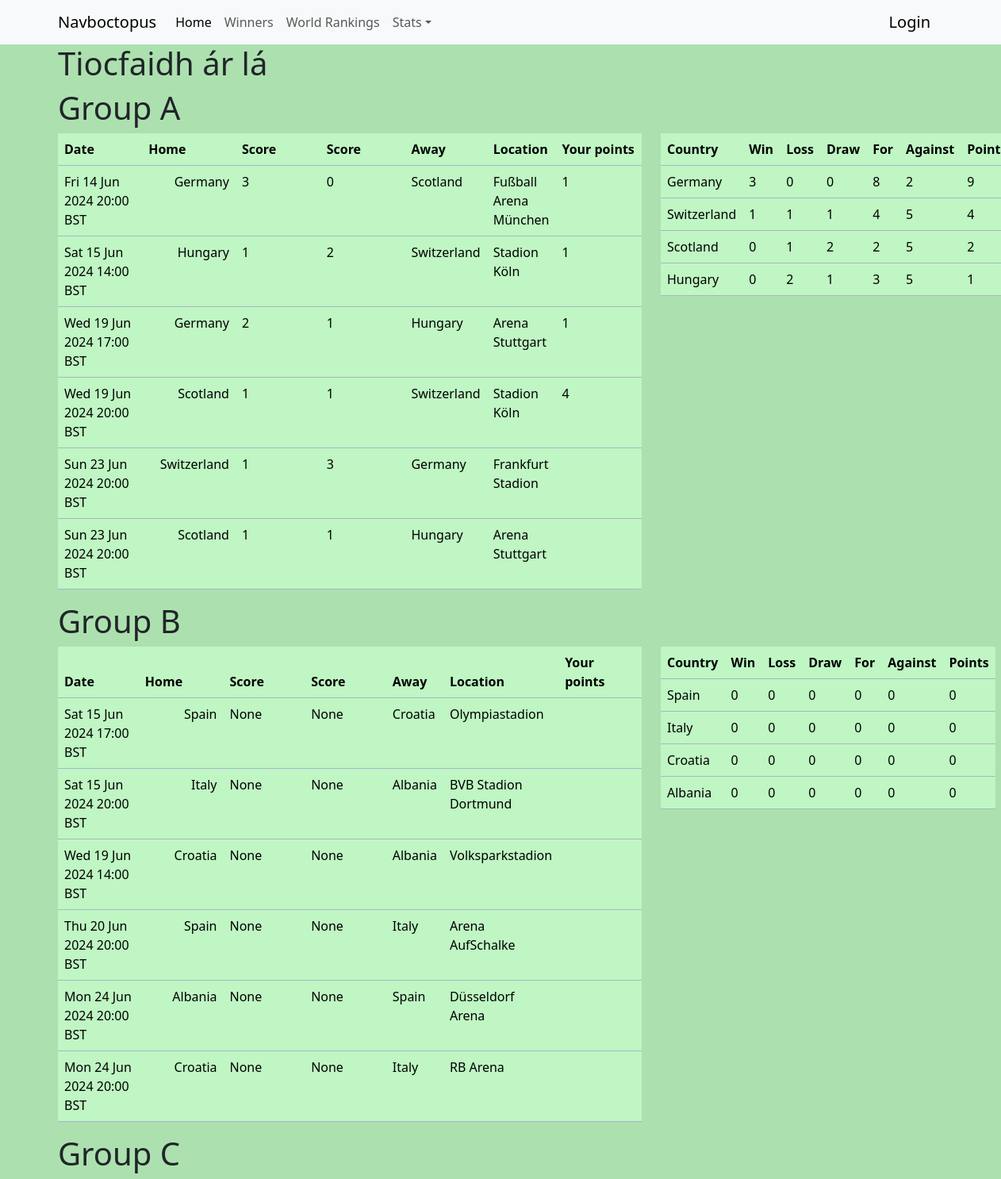
The app's page /predictions/18 (upper part) with its own data.
### predictor/models.py (models this page shows, shortened)
class Prediction(models.Model):
    country = models.CharField(max_length=50,default=None,null=True)
    match_choice = models.ForeignKey(Score,on_delete=models.CASCADE)
    score = models.IntegerField(null=True,blank=True)
    score_aet = models.IntegerField(null=True,blank=True)
    penalties = models.IntegerField(null=True,blank=True)
    user = models.ForeignKey(User,on_delete=models.CASCADE)
    points = models.IntegerField(null=True)
    exact = models.IntegerField(null=True)
    actual = models.CharField(null=True,max_length=50)

class Score(models.Model):
    country = models.ForeignKey(Country,on_delete=models.CASCADE,blank=True,null=True,default=211)
    date = models.DateTimeField()
    match_number = models.ForeignKey(Match,on_delete=models.CASCADE)
    stage = models.CharField(max_length=20)
    home_away = models.CharField(max_length=20)
    location = models.CharField(max_length=50,default=None,null=True)
    group = models.ForeignKey(Group, verbose_name=("Group"),on_delete=models.CASCADE,null=True,blank=True)

class Group(models.Model):
    letter = models.CharField(max_length=1)
    def __str__(self) -> str:
        return f'Group {self.letter}'

class Country(models.Model):
    name = models.CharField(max_length=28)
    fifa_ranking = models.IntegerField()
    fifa_points = models.DecimalField(decimal_places=1,max_digits=6)
    short_name = models.CharField(max_length=23)
    class Meta:
        verbose_name_plural = "countries"

### predictor/views.py (the view)
# urls.py: path('predictions/<int:id>',views.SeeUserPredictions.as_view(),name='predictions'),
class SeeUserPredictions(View):
    template_name = 'predictor/prediction/closed_predictions.html'
    def get(self, request,id):
        user_name = User.objects.filter(id=id).get()
        context = get_group_tables(request,user_name)
        context['user_name'] = user_name
        return render(request,self.template_name,context)

### predictor/models.py (called while the page is built)
    def __str__(self) -> str:
        return f'{self.match_number}'

### predictor/templates/predictor/prediction/closed_predictions.html (shortened to what this page needs)
{% extends 'predictor/base.html' %}
{% block content %}
{% load static %}
{% load tz %}
<div class="container">
            <h1>{{user_name}}</h1>
        {% for group in grouped %}
        <div class="row">
        <h1>{{group.0.0.match_choice.group}}</h1>
        <div class="col-12 col-lg-8">
        <div
        class="table-responsive"
    >
    <table
    class="table table-primary"
    >
    <thead>
        <tr>
            <th class="col-2 d-none d-lg-table-cell" scope="col">Date</th>
            <th class="col-2 justify-content-end" scope="col">Home</th>
            <th class="col-2" scope="col">Score</th>
            <th class="col-2" scope="col">Score</th>
            <th scope="col-2">Away</th>
            <th class="d-none d-lg-table-cell">Location</th>
            <th class="col-2" scope="col">Your points</th>
        </tr>
    </thead>
    <tbody>
        {% for match in group %}
            <tr class="">
                <td class="d-none d-lg-table-cell">{{match.0.match_choice.date|timezone:"Europe/London"|date:"D d M Y H:s e"}}</td>
                <td class="text-end">{{match.0.match_choice.country.name}}</td>
                <td>{{match.0.score}}</td>
                <td>{{match.1.score}}</td>
                <td>{{match.1.match_choice.country.name}}</td>
                <td class="d-none d-lg-table-cell">{{match.1.match_choice.location}}</td>
                <td>{% if match.0.points != None %}{{match.0.points}}{% endif %}</td>
            </tr>
            {% endfor %}
        </tbody>
    </table>
</div>
</div>
<div class="col-4">
    <table
    class="table table-primary"
    >
    <thead>
        <tr>
            <th scope="col">Country</th>
            <th scope="col">Win</th>
            <th scope="col">Loss</th>
            <th scope="col">Draw</th>
            <th scope="col">For</th>
            <th scope="col">Against</th>
            <th scope="col">Points</th>
        </tr>
    </thead>
    <tbody>
    {% for result in stuff|slice:forloop.counter|last %}
    <tr>
        <td>{{result.country}}</td>
        <td>{{result.wins}}</td>
        <td>{{result.losses}}</td>
        <td>{{result.draws}}</td>
        <td>{{result.goals_for}}</td>
        <td>{{result.goals_against}}</td>
        <td>{{result.points}}</td>
        </tr>
        {% endfor %}
    </tbody>
    </table>
</div>
</div>
{% endfor %}
</div>
{% endblock content %}

### predictor/static/predictor/style/styles.css (style rules this page uses)
.table { --bs-table-bg:#BFF6C3; }
body { background-color: #ACE1AF; }

### records on screen
Prediction: match_choice.letter "Group A", match_choice.date "Fri 14 Jun 2024 20:00 BST", match_choice.name "Germany", score "3", score "0", name "Scotland", location "Fußball Arena München", points "1"
Prediction: match_choice.date "Sat 15 Jun 2024 14:00 BST", match_choice.name "Hungary", score "1", score "2", name "Switzerland", location "Stadion Köln", points "1"
Prediction: match_choice.date "Wed 19 Jun 2024 17:00 BST", match_choice.name "Germany", score "2", score "1", name "Hungary", location "Arena Stuttgart", points "1"
Prediction: match_choice.date "Wed 19 Jun 2024 20:00 BST", match_choice.name "Scotland", score "1", name "Switzerland", location "Stadion Köln", points "4"
Prediction: match_choice.date "Sun 23 Jun 2024 20:00 BST", match_choice.name "Switzerland", score "1", score "3", name "Germany", location "Frankfurt Stadion"
Prediction: match_choice.date "Sun 23 Jun 2024 20:00 BST", match_choice.name "Scotland", score "1", name "Hungary", location "Arena Stuttgart"
Country: country "Germany"
Country: country "Switzerland"
Country: country "Scotland"
Country: country "Hungary"
Prediction: match_choice.letter "Group B", match_choice.date "Sat 15 Jun 2024 17:00 BST", match_choice.name "Spain", score "None", name "Croatia", location "Olympiastadion"
Prediction: match_choice.date "Sat 15 Jun 2024 20:00 BST", match_choice.name "Italy", score "None", name "Albania", location "BVB Stadion Dortmund"
Prediction: match_choice.date "Wed 19 Jun 2024 14:00 BST", match_choice.name "Croatia", score "None", name "Albania", location "Volksparkstadion"
Prediction: match_choice.date "Thu 20 Jun 2024 20:00 BST", match_choice.name "Spain", score "None", name "Italy", location "Arena AufSchalke"
Prediction: match_choice.date "Mon 24 Jun 2024 20:00 BST", match_choice.name "Albania", score "None", name "Spain", location "Düsseldorf Arena"
Prediction: match_choice.date "Mon 24 Jun 2024 20:00 BST", match_choice.name "Croatia", score "None", name "Italy", location "RB Arena"
Country: country "Spain"
Country: country "Italy"
Country: country "Croatia"
Country: country "Albania"
Prediction: match_choice.letter "Group C"

### other values on screen
{{ user_name }} "Tiocfaidh ár lá"
{{ result.wins }} "3" "1" "0" "0" "0" "0" "0" "0"
{{ result.losses }} "0" "1" "1" "2" "0" "0" "0" "0"
{{ result.draws }} "0" "1" "2" "1" "0" "0" "0" "0"
{{ result.goals_for }} "8" "4" "2" "3" "0" "0" "0" "0"
{{ result.goals_against }} "2" "5" "5" "5" "0" "0" "0" "0"
{{ result.points }} "9" "4" "2" "1" "0" "0" "0" "0"
